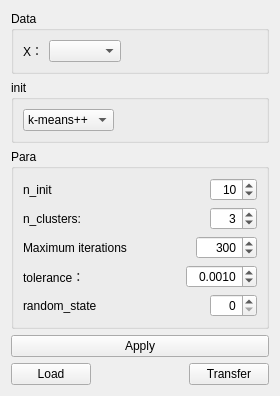
<?xml version="1.0" encoding="UTF-8"?>
<ui version="4.0">
 <class>Kmeans</class>
 <widget class="QWidget" name="Kmeans">
  <property name="geometry">
   <rect>
    <x>0</x>
    <y>0</y>
    <width>280</width>
    <height>364</height>
   </rect>
  </property>
  <property name="windowTitle">
   <string>Form</string>
  </property>
  <layout class="QVBoxLayout" name="verticalLayout_3">
   <item>
    <widget class="QGroupBox" name="groupBox_3">
     <property name="title">
      <string>Data</string>
     </property>
     <layout class="QVBoxLayout" name="verticalLayout_4">
      <item>
       <layout class="QHBoxLayout" name="horizontalLayout_3">
        <item>
         <widget class="QLabel" name="label">
          <property name="text">
           <string>X：</string>
          </property>
         </widget>
        </item>
        <item>
         <widget class="QComboBox" name="cB_X"/>
        </item>
        <item>
         <spacer name="horizontalSpacer_3">
          <property name="orientation">
           <enum>Qt::Horizontal</enum>
          </property>
          <property name="sizeHint" stdset="0">
           <size>
            <width>40</width>
            <height>20</height>
           </size>
          </property>
         </spacer>
        </item>
       </layout>
      </item>
     </layout>
    </widget>
   </item>
   <item>
    <widget class="QGroupBox" name="groupBox">
     <property name="title">
      <string>init</string>
     </property>
     <layout class="QVBoxLayout" name="verticalLayout">
      <item>
       <layout class="QHBoxLayout" name="horizontalLayout">
        <item>
         <widget class="QComboBox" name="cB_init">
          <item>
           <property name="text">
            <string>k-means++</string>
           </property>
          </item>
          <item>
           <property name="text">
            <string>random</string>
           </property>
          </item>
         </widget>
        </item>
        <item>
         <spacer name="horizontalSpacer">
          <property name="orientation">
           <enum>Qt::Horizontal</enum>
          </property>
          <property name="sizeHint" stdset="0">
           <size>
            <width>40</width>
            <height>20</height>
           </size>
          </property>
         </spacer>
        </item>
       </layout>
      </item>
     </layout>
    </widget>
   </item>
   <item>
    <widget class="QGroupBox" name="groupBox_2">
     <property name="title">
      <string>Para</string>
     </property>
     <layout class="QVBoxLayout" name="verticalLayout_2">
      <item>
       <layout class="QHBoxLayout" name="horizontalLayout_13">
        <item>
         <widget class="QLabel" name="label_12">
          <property name="text">
           <string>n_init</string>
          </property>
         </widget>
        </item>
        <item>
         <spacer name="horizontalSpacer_13">
          <property name="orientation">
           <enum>Qt::Horizontal</enum>
          </property>
          <property name="sizeHint" stdset="0">
           <size>
            <width>40</width>
            <height>20</height>
           </size>
          </property>
         </spacer>
        </item>
        <item>
         <widget class="QSpinBox" name="sB_n_init">
          <property name="alignment">
           <set>Qt::AlignRight|Qt::AlignTrailing|Qt::AlignVCenter</set>
          </property>
          <property name="suffix">
           <string/>
          </property>
          <property name="prefix">
           <string/>
          </property>
          <property name="maximum">
           <number>100</number>
          </property>
          <property name="value">
           <number>10</number>
          </property>
          <property name="displayIntegerBase">
           <number>10</number>
          </property>
         </widget>
        </item>
       </layout>
      </item>
      <item>
       <layout class="QHBoxLayout" name="horizontalLayout_6">
        <item>
         <widget class="QLabel" name="label_5">
          <property name="text">
           <string>n_clusters:</string>
          </property>
         </widget>
        </item>
        <item>
         <spacer name="horizontalSpacer_6">
          <property name="orientation">
           <enum>Qt::Horizontal</enum>
          </property>
          <property name="sizeHint" stdset="0">
           <size>
            <width>40</width>
            <height>20</height>
           </size>
          </property>
         </spacer>
        </item>
        <item>
         <widget class="QSpinBox" name="sB_n_clusters">
          <property name="alignment">
           <set>Qt::AlignRight|Qt::AlignTrailing|Qt::AlignVCenter</set>
          </property>
          <property name="suffix">
           <string/>
          </property>
          <property name="prefix">
           <string/>
          </property>
          <property name="maximum">
           <number>100</number>
          </property>
          <property name="value">
           <number>3</number>
          </property>
          <property name="displayIntegerBase">
           <number>10</number>
          </property>
         </widget>
        </item>
       </layout>
      </item>
      <item>
       <layout class="QHBoxLayout" name="horizontalLayout_9">
        <item>
         <widget class="QLabel" name="label_8">
          <property name="text">
           <string>Maximum iterations</string>
          </property>
         </widget>
        </item>
        <item>
         <spacer name="horizontalSpacer_9">
          <property name="orientation">
           <enum>Qt::Horizontal</enum>
          </property>
          <property name="sizeHint" stdset="0">
           <size>
            <width>40</width>
            <height>20</height>
           </size>
          </property>
         </spacer>
        </item>
        <item>
         <widget class="QSpinBox" name="sB_max_iter">
          <property name="alignment">
           <set>Qt::AlignRight|Qt::AlignTrailing|Qt::AlignVCenter</set>
          </property>
          <property name="suffix">
           <string/>
          </property>
          <property name="prefix">
           <string/>
          </property>
          <property name="maximum">
           <number>10000</number>
          </property>
          <property name="value">
           <number>300</number>
          </property>
          <property name="displayIntegerBase">
           <number>10</number>
          </property>
         </widget>
        </item>
       </layout>
      </item>
      <item>
       <layout class="QHBoxLayout" name="horizontalLayout_5">
        <item>
         <widget class="QLabel" name="label_4">
          <property name="text">
           <string>tolerance：</string>
          </property>
         </widget>
        </item>
        <item>
         <spacer name="horizontalSpacer_5">
          <property name="orientation">
           <enum>Qt::Horizontal</enum>
          </property>
          <property name="sizeHint" stdset="0">
           <size>
            <width>40</width>
            <height>20</height>
           </size>
          </property>
         </spacer>
        </item>
        <item>
         <widget class="QDoubleSpinBox" name="dSB_tol">
          <property name="alignment">
           <set>Qt::AlignRight|Qt::AlignTrailing|Qt::AlignVCenter</set>
          </property>
          <property name="decimals">
           <number>4</number>
          </property>
          <property name="maximum">
           <double>99.998999999999995</double>
          </property>
          <property name="singleStep">
           <double>0.001000000000000</double>
          </property>
          <property name="value">
           <double>0.001000000000000</double>
          </property>
         </widget>
        </item>
       </layout>
      </item>
      <item>
       <layout class="QHBoxLayout" name="horizontalLayout_14">
        <item>
         <widget class="QLabel" name="label_13">
          <property name="text">
           <string>random_state</string>
          </property>
         </widget>
        </item>
        <item>
         <spacer name="horizontalSpacer_14">
          <property name="orientation">
           <enum>Qt::Horizontal</enum>
          </property>
          <property name="sizeHint" stdset="0">
           <size>
            <width>40</width>
            <height>20</height>
           </size>
          </property>
         </spacer>
        </item>
        <item>
         <widget class="QSpinBox" name="dSB_randomState">
          <property name="alignment">
           <set>Qt::AlignRight|Qt::AlignTrailing|Qt::AlignVCenter</set>
          </property>
          <property name="maximum">
           <number>100</number>
          </property>
         </widget>
        </item>
       </layout>
      </item>
     </layout>
    </widget>
   </item>
   <item>
    <widget class="QPushButton" name="btn_apply">
     <property name="text">
      <string>Apply</string>
     </property>
    </widget>
   </item>
   <item>
    <layout class="QHBoxLayout" name="horizontalLayout_2">
     <item>
      <widget class="QPushButton" name="btn_Load">
       <property name="text">
        <string>Load</string>
       </property>
      </widget>
     </item>
     <item>
      <spacer name="horizontalSpacer_2">
       <property name="orientation">
        <enum>Qt::Horizontal</enum>
       </property>
       <property name="sizeHint" stdset="0">
        <size>
         <width>40</width>
         <height>20</height>
        </size>
       </property>
      </spacer>
     </item>
     <item>
      <widget class="QPushButton" name="btn_Transfer">
       <property name="text">
        <string>Transfer</string>
       </property>
      </widget>
     </item>
    </layout>
   </item>
  </layout>
 </widget>
 <resources/>
 <connections/>
</ui>
